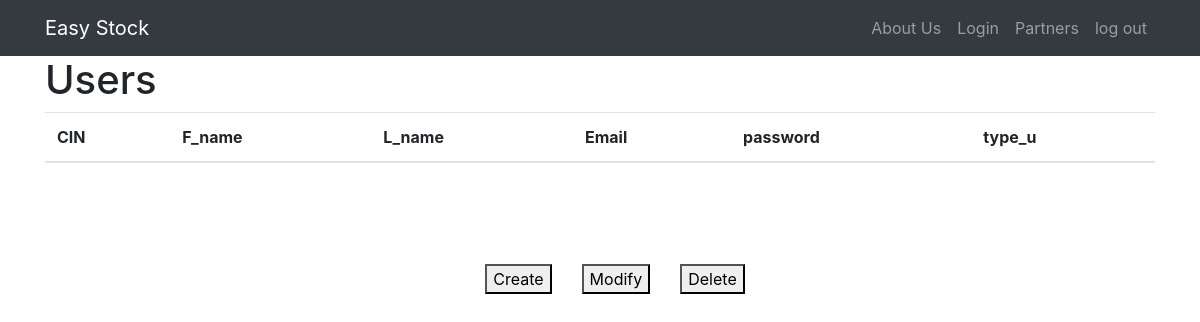
Before: /user with the older database file.
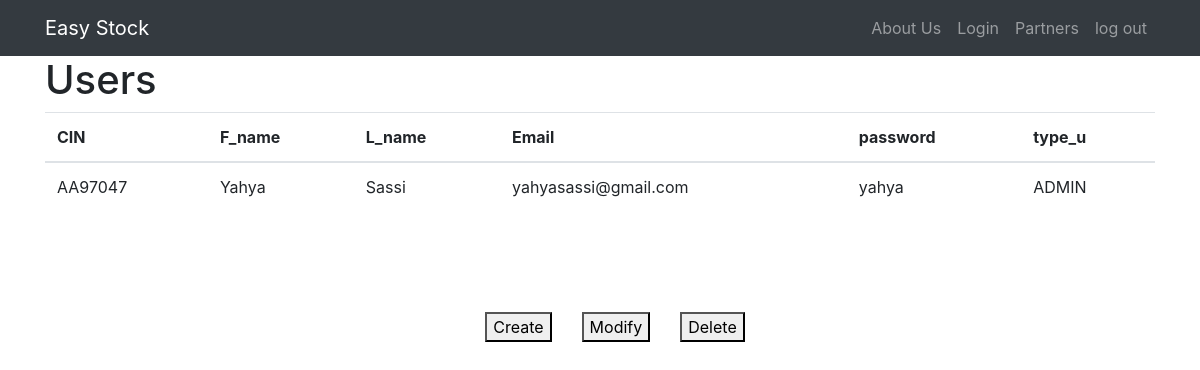
After: the same page with the newer database file.
### tables this page shows
CREATE TABLE user (
                    CIN TEXT PRIMARY KEY UNIQUE,
                    Fname TEXT NOT NULL,
                    Lname TEXT NOT NULL,
                    email TEXT UNIQUE NOT NULL,
                    password TEXT NOT NULL,
                    type_u TEXT
                );

### auth.py (the view)
@auth.route('/user')
def Users():
    conn = sqlite3.connect('database.db')
    cursor = conn.cursor()
    cursor.execute("SELECT * FROM user")
    data = cursor.fetchall()
    conn.close()
    return render_template('user.html', users=data)

### templates/user.html (shortened to what this page needs)
{% extends "base.html" %}
{% block content %}
<div class="container">
  <h1>Users</h1>
  <table class="table">
    <thead>
      <tr>
        <th>CIN</th>
        <th>F_name</th>
        <th>L_name</th>
        <th>Email</th>
        <th>password</th>
        <th>type_u</th>
      </tr>
    </thead>
    <tbody>
      {% for user in users %}
      <tr>
        <td>{{ user[0] }}</td>
        <td>{{ user[1] }}</td>
        <td>{{ user[2] }}</td>
        <td>{{ user[3] }}</td>
        <td>{{ user[4] }}</td>
        <td>{{ user[5] }}</td>
      </tr>
      {% endfor %}
    </tbody>
  </table>
</div>
<div class="menu-container">
    <button class="menu-button" onclick="adduser()">Create</button>
    <button class="menu-button">Modify</button>
    <button class="menu-button" onclick="redirectdelete_u()">Delete</button>
</div>
{% endblock %}

Changed rows visible on the page:
added user: CIN "AA97047", Fname "Yahya", Lname "Sassi", email "yahyasassi@gmail.com", password "yahya", type_u "ADMIN"
